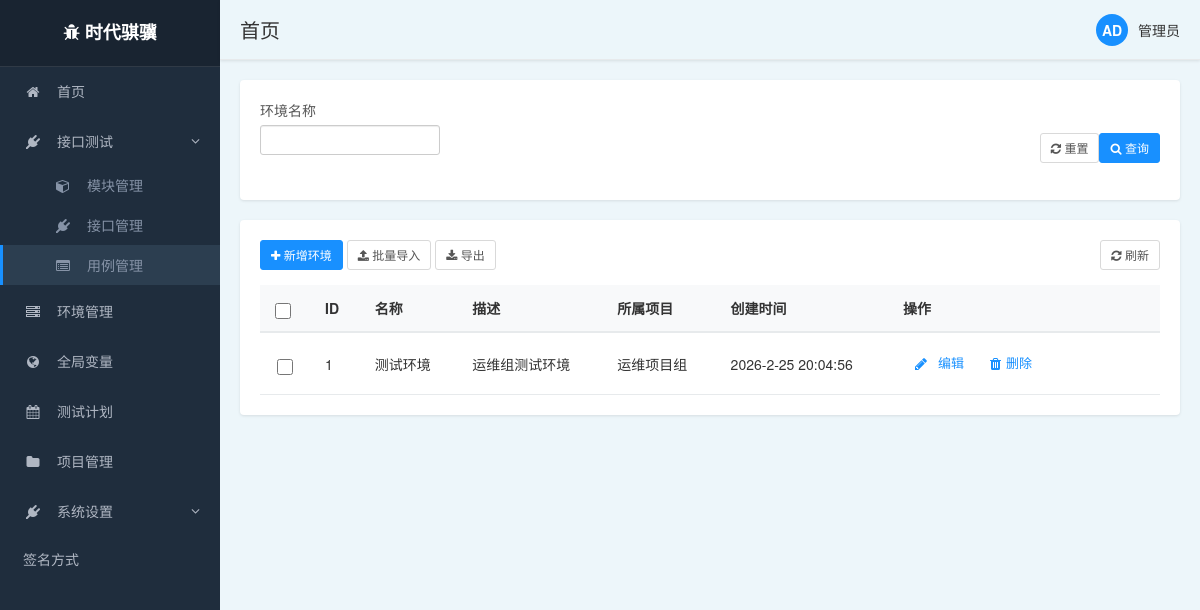
/front/evn/list/, run on an earlier commit of the app's database.
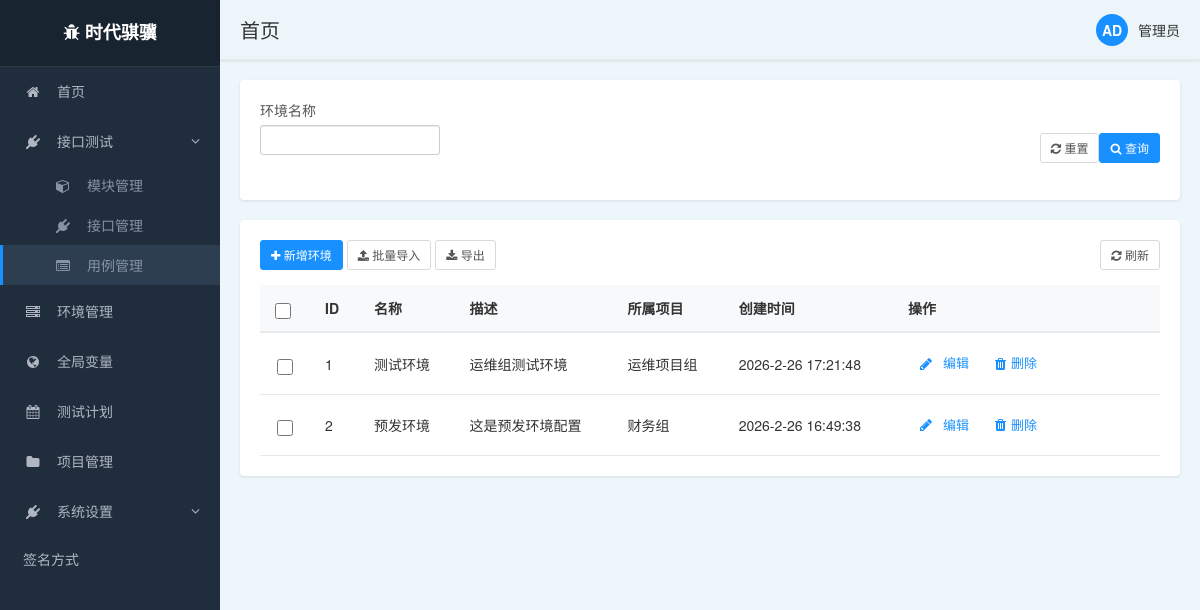
And on a later commit of the database.
### front/models.py (models this page shows, shortened)
class evn_config(models.Model):
    evn_name= models.CharField(max_length=50)
    project = models.ForeignKey(
        project,
        on_delete=models.CASCADE,
        related_name='environments',
        verbose_name='所属项目'
    )
    description = models.CharField(max_length=100,blank=True, null=True)
    test_object_config = models.JSONField(verbose_name='测试对象配置',blank=True, null=True,default=dict)
    database_config = models.JSONField(verbose_name='数据库配置',blank=True, null=True,default=dict)
    created_at = models.DateTimeField(auto_now_add=True, verbose_name='创建时间')
    updated_at = models.DateTimeField(auto_now=True, verbose_name='更新时间')
    class Meta:
        db_table = 'evn_config'  # 明确指定表名
        verbose_name = '环境配置'
        verbose_name_plural = '环境配置'
        unique_together = ['project', 'evn_name']

class project(models.Model):
    prj_id = models.AutoField(primary_key=True, null=False)
    prj_name = models.CharField(max_length=50)
    description = models.CharField(max_length=100)
    created_time = models.DateTimeField(auto_now_add=True)
    class Meta:
        db_table = 'project'  # 明确指定表名
        verbose_name = '项目表'

### front/views.py (the view)
# urls.py: path('evn/list/', views.evn_list),
def evn_list(request):
    project_list = models.project.objects.all()
    evn_querylist = models.evn_config.objects.filter()
    content = {
        "project_list":project_list,
        "evn_querylist":evn_querylist
    }
    return render(request, 'project/evn.html', content)

### templates/project/evn.html (shortened to what this page needs)
{% extends "../base1.html" %}
{% block body %}
        <div class="filter-panel">
            <div class="filter-row">
                <div class="filter-item">
                    <label for="project">环境名称</label>
                    <input id="project" class="form-control input-sm">
                </div>
        </div>
            <div class="filter-actions">
                <button type="button" class="btn btn-default btn-sm btn-outline">
                    <i class="fa fa-refresh"></i> 重置
                </button>
                <button type="button" class="btn btn-primary btn-sm">
                    <i class="fa fa-search"></i> 查询
                </button>
            </div>
            </div>
        <div class="main-panel">
        <div class="table-actions">
            <div>
                <button type="button" class="btn btn-primary btn-sm" id="add-env-btn">
                    <i class="fa fa-plus"></i> 新增环境
                </button>
                <button type="button" class="btn btn-default btn-sm btn-outline">
                    <i class="fa fa-upload"></i> 批量导入
                </button>
                <button type="button" class="btn btn-default btn-sm btn-outline">
                    <i class="fa fa-download"></i> 导出
                </button>
            </div>
            <div>
                <button type="button" class="btn btn-default btn-sm btn-outline">
                    <i class="fa fa-refresh"></i> 刷新
                </button>
            </div>
        </div>
            <div class="table-responsive">
            <table class="data-table">
                <thead>
                <tr>
                    <th class="select-column">
                        <input type="checkbox" id="select-all" class="select-checkbox">
                    </th>
                    <th>ID</th>
                    <th>名称</th>
                    <th>描述</th>
                    <th>所属项目</th>
                    <th>创建时间</th>
                    <th>操作</th>
                </tr>
                </thead>
                <tbody>
                {% for evn in evn_querylist %}
                    <tr>
                        <td class="select-column">
                            <input type="checkbox" class="select-checkbox case-select" data-id="{{ evn.id }}">
                        </td>
                        <td>{{ evn.id }}</td>
                        <td>{{ evn.evn_name }}</td>
                        <td>{{ evn.description }}</td>
                        <td>{{ evn.project.prj_name }}</td>
                        <td>{{ evn.updated_at|date:"Y-n-j H:i:s" }}</td>
                        <td>
                            <div class="action-box">
                               <div class="action-item">
                                   <i class="fa fa-pencil action-icon"></i>
                                   <button class="action-text" style="color: inherit; border: none;
                                   outline: none;background: transparent;" onclick="bindBtnEditEvent({{ evn.id }})">编辑</button>
                               </div>
                                <div class="action-item">
                                    <i class="fa fa-trash action-icon"></i>
                                    <a class="action-text" style="color: inherit;" href="/front/evn/delete/{{ evn.id }}/">删除</a>
                                </div>
                            </div>
                        </td>
                    </tr>
                {% endfor %}
                </tbody>
            </table>
            </div>
{% endblock %}

### templates/base1.html (shortened to what this page needs)
<!DOCTYPE html>
<html lang="zh-CN">
<head>
    <link rel="stylesheet" href="/static/css/bootstrap.css">
    <link rel="stylesheet" href="/static/css/font-awesome/css/font-awesome.min.css">
    <link rel="stylesheet" href="/static/css/base1.css">
</head>
<body>
    <nav class="sidebar">
        <div class="logo">
            <i class="fa fa-bug"></i>
            <span>时代骐骥</span>
        </div>
        <ul class="nav nav-pills nav-stacked">
            <li>
                <a href="#">
                    <i class="fa fa-home"></i>
                    <span>首页</span>
                </a>
            </li>
            <li>
                <a href="#interface-test" data-toggle="collapse" class="collapse-toggle">
                    <i class="fa fa-plug"></i>
                    <span>接口测试</span>
                </a>
                <div id="interface-test" class="collapse in">
                    <ul class="nav nav-second-level">
                        <li>
                            <a href="#">
                                <i class="fa fa-cube"></i>
                                <span>模块管理</span>
                            </a>
                        </li>
                        <li>
                            <a href="#">
                                <i class="fa fa-plug"></i>
                                <span>接口管理</span>
                            </a>
                        </li>
                        <li class="active">
                            <a href="#">
                                <i class="fa fa-list-alt"></i>
                                <span>用例管理</span>
                            </a>
                        </li>
                    </ul>
                </div>
            </li>
            <li>
                <a href="/front/evn/list/">
                    <i class="fa fa-server"></i>
                    <span>环境管理</span>
                </a>
            </li>
            <li>
                <a href="#">
                    <i class="fa fa-globe"></i>
                    <span>全局变量</span>
                </a>
            </li>
            <li>
                <a href="#">
                    <i class="fa fa-calendar"></i>
                    <span>测试计划</span>
                </a>
            </li>
            <li>
                <a href="/front/project/list/">
                    <i class="fa fa-folder"></i>
                    <span>项目管理</span>
                </a>
            </li>
            <li>
                <a href="#system" data-toggle="collapse" class="collapse-toggle"><i class="fa fa-plug"></i>
                    <span>系统设置</span>
                </a>
                <div id="system" class="collapse in">
                    <ul class="nav">
                        <li><a href="/base/sign/" class="">签名方式</a></li>
                    </ul>
                </div>
            </li>
        </ul>
    </nav>
    <div class="header">
        <h1 class="page-title">首页</h1>
        <div class="user-info">
            <div class="user-avatar">AD</div>
            <span>管理员</span>
        </div>
    </div>
    <div class="main-content">
        {% block body %}
        {% endblock %}
    </div>
</body>
</html>

### static/css/base1.css (style rules this page uses)
:root { --primary-color: #1890ff; --sidebar-bg: #1f2d3d; --sidebar-hover: #2c3e50; --header-bg: #f8f9fa; --card-bg: #ffffff; }
body { font-family: "Helvetica Neue", Helvetica, Arial, sans-serif; font-size: 14px; background-color: #f0f2f5; margin: 0; padding: 0; display: grid; grid-template-areas: "sidebar header" "sidebar main"; grid-template-columns: 220px 1fr; grid-template-rows: 60px 1fr; height: 100vh; overflow: hidden; }
.sidebar { grid-area: sidebar; background-color: var(--sidebar-bg); box-shadow: 2px 0 6px rgba(0, 0, 0, 0.1); overflow-y: auto; }
.sidebar .logo { padding: 20px 15px; color: white; font-size: 18px; font-weight: bold; text-align: center; background-color: rgba(0, 0, 0, 0.2); border-bottom: 1px solid rgba(255, 255, 255, 0.1); }
.sidebar .nav > li > a { color: #b0b7c3; padding: 14px 20px; border-left: 3px solid transparent; transition: all 0.3s; }
.sidebar .nav > li.active > a { color: white; background-color: var(--sidebar-hover); border-left-color: var(--primary-color); }
.sidebar .nav .fa { margin-right: 10px; width: 20px; text-align: center; }
.sidebar .nav .nav-second-level { padding-left: 0; }
.sidebar .nav .nav-second-level > li > a { padding: 10px 15px 10px 50px; color: #8693a7; }
.sidebar .nav .collapse-toggle::after { content: '\f107'; font-family: 'FontAwesome'; float: right; transition: transform 0.3s; }
.header { grid-area: header; background-color: #ecf6fa; border-bottom: 1px solid #e7eaec; display: flex; justify-content: space-between; align-items: center; padding: 0 20px; box-shadow: 0 1px 3px rgba(0, 0, 0, 0.1); z-index: 999; }
.header .page-title { margin: 0; font-size: 20px; font-weight: 500; }
.user-info { display: flex; align-items: center; }
.user-avatar { width: 32px; height: 32px; border-radius: 50%; margin-right: 10px; background-color: var(--primary-color); color: white; display: flex; align-items: center; justify-content: center; font-weight: bold; }
.main-content { grid-area: main; padding: 20px; overflow-y: auto; background-color:#edf6fa }
.filter-panel { display:flex; background-color: var(--card-bg); padding: 20px; margin-bottom: 20px; border-radius: 4px; box-shadow: 0 1px 3px rgba(0, 0, 0, 0.1); justify-content: space-between; }
.filter-row { display: flex; flex-wrap: wrap; margin-bottom: 15px; }
.filter-item { margin-right: 15px; margin-bottom: 10px; min-width: 180px; }
.filter-item label { display: block; margin-bottom: 5px; font-weight: normal; color: #555; }
.filter-actions { display: flex; margin-top: 15px; align-items: center; }
.main-panel { background-color: var(--card-bg); padding: 20px; border-radius: 4px; box-shadow: 0 1px 3px rgba(0, 0, 0, 0.1); }
.table-responsive { border: none; }
.data-table { width: 100%; border-collapse: collapse; }
.data-table thead { background-color: #f8f9fa; }
.data-table th { padding: 12px 15px; text-align: left; border-bottom: 2px solid #e7eaec; font-weight: 600; color: #333; }
.data-table td { padding: 12px 15px; border-bottom: 1px solid #e7eaec; vertical-align: middle; }
.btn-primary { background-color: var(--primary-color); border-color: var(--primary-color); }
.btn-outline { background-color: transparent; border: 1px solid #d9d9d9; color: #555; }
.action-box { display: flex; align-items: center; padding: 8px 12px;   border-radius: 4px; min-width: 210px; }
.action-item { display: flex; align-items: center; margin-right: 20px; color: var(--primary-color); cursor: pointer; transition: color 0.2s; }
.action-item:last-child { margin-right: 0; }
.action-icon { margin-right: 5px; font-size: 14px; }
.action-text { font-size: 13px; }
.select-column { text-align: center; width: 50px; }
.select-checkbox { width: 16px; height: 16px; cursor: pointer; vertical-align: middle; }
.table-actions { display: flex; justify-content: space-between; align-items: center; margin-bottom: 15px; }

What changed in the data, as far as the page shows it:
changed evn_config "测试环境": updated_at "2026-2-25 20:04:56" → "2026-2-26 17:21:48"
added evn_config: id "2", evn_name "预发环境", description "这是预发环境配置", project.prj_name "财务组", updated_at "2026-2-26 16:49:38"
